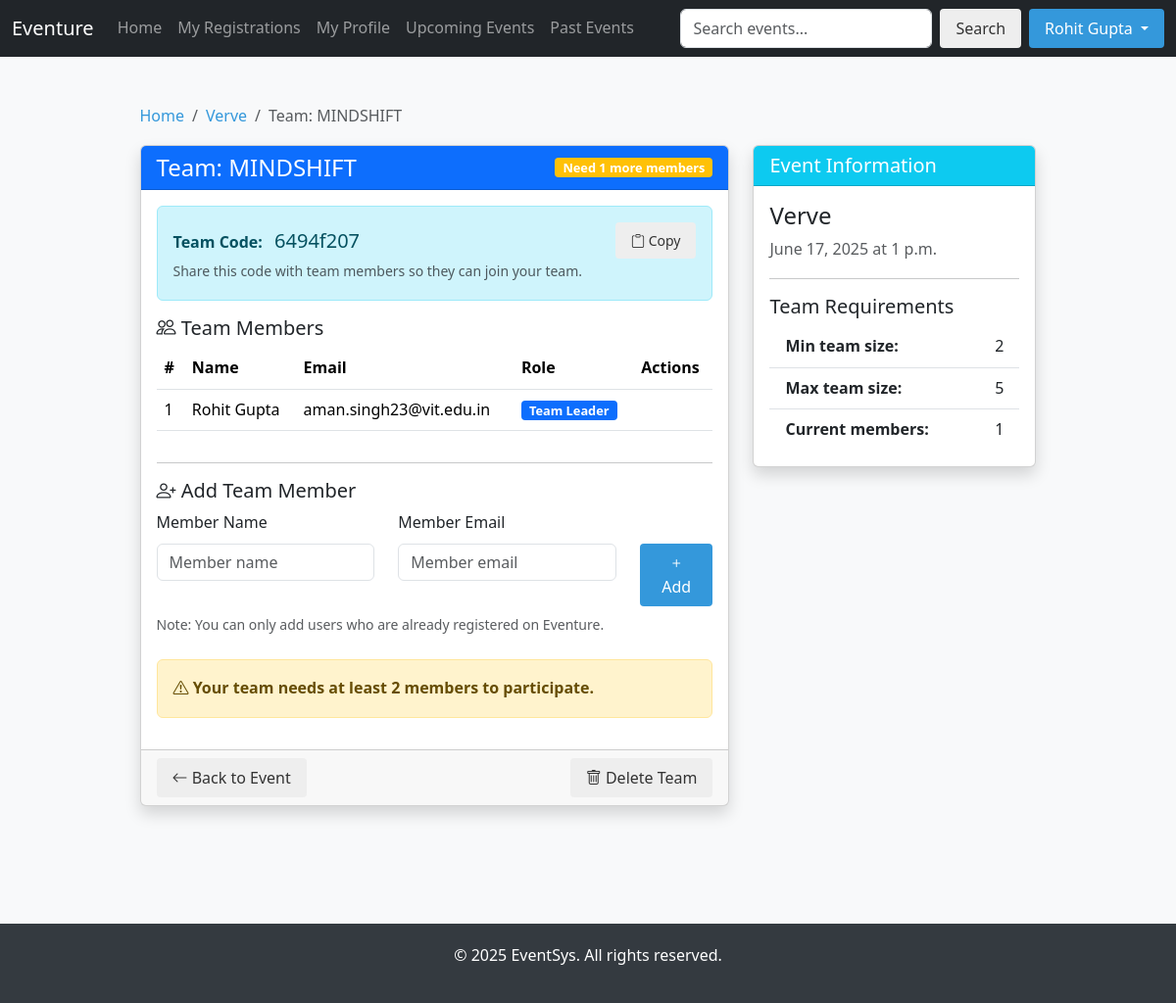
The app's page /team/5/ (signed in) with its own data.
### events/models.py (models this page shows, shortened)
class Event(models.Model):
    TECHNICAL = 'TECH'
    CULTURAL = 'CULT'
    SPORTS = 'SPORTS'
    ACADEMIC = 'ACAD'
    OTHER = 'OTHER'
    DOMAIN_CHOICES = [
        (TECHNICAL, 'Technical'),
        (CULTURAL, 'Cultural'),
        (SPORTS, 'Sports'),
        (ACADEMIC, 'Academic'),
        (OTHER, 'Other')
    ]
    SOLO = 'SOLO'
    TEAM = 'TEAM'
    BOTH = 'BOTH'
    PARTICIPATION_TYPE_CHOICES = [
        (SOLO, 'Solo Participant'),
        (TEAM, 'Team Participation'),
        (BOTH, 'Both Solo & Team')
    ]
    title = models.CharField(max_length=200)
    description = models.TextField()
    domain = models.CharField(max_length=10, choices=DOMAIN_CHOICES, default=OTHER)
    participation_type = models.CharField(max_length=5, choices=PARTICIPATION_TYPE_CHOICES, default=SOLO)
    venue = models.CharField(max_length=200)
    date = models.DateField()
    time = models.TimeField()
    is_active = models.BooleanField(default=True)
    min_team_size = models.IntegerField(default=1, validators=[MinValueValidator(1)])
    max_team_size = models.IntegerField(default=1, validators=[MinValueValidator(1), MaxValueValidator(20)])
    image = models.ImageField(upload_to='event_images/', null=True, blank=True,
                              help_text="Upload an image for the event (optional)")

class Team(models.Model):
    name = models.CharField(max_length=100)
    event = models.ForeignKey(Event, on_delete=models.CASCADE)
    leader = models.ForeignKey(User, on_delete=models.CASCADE, related_name='team_leader')
    created_at = models.DateTimeField(auto_now_add=True)
    team_code = models.CharField(max_length=8, unique=True, blank=True)
    @property
    def member_count(self):
        return self.teammember_set.count()
    @property
    def is_full(self):
        return self.member_count >= self.event.max_team_size
    @property
    def is_valid(self):
        return self.member_count >= self.event.min_team_size

class TeamMember(models.Model):
    team = models.ForeignKey(Team, on_delete=models.CASCADE)
    name = models.CharField(max_length=100)
    email = models.EmailField()
    user = models.ForeignKey(User, on_delete=models.CASCADE, null=True, blank=True)
    added_at = models.DateTimeField(auto_now_add=True)
    class Meta:
        unique_together = ('team', 'email')

### events/views.py (the view, shortened to what this page needs)
# urls.py: path('team/<int:team_id>/', views.manage_team, name='manage_team'),
@login_required
def manage_team(request, team_id):
    team = get_object_or_404(Team, id=team_id)
    if team.leader != request.user:
        messages.error(request, "You don't have permission to manage this team.")
        return redirect('event_detail', event_id=team.event.id)
    if 'finalize_team' in request.POST:
        if not team.is_valid:
            messages.error(request, f"Your team needs at least {team.event.min_team_size} members to participate.")
        else:
            messages.success(request, f"Team '{team.name}' has been finalized for the event!")
            return redirect('event_detail', event_id=team.event.id)
    else:
        form = TeamMemberForm()
    members = TeamMember.objects.filter(team=team).order_by('added_at')
    meets_min_size = team.member_count >= team.event.min_team_size
    return render(request, 'events/manage_team.html', {
        'team': team,
        'members': members,
        'form': form,
        'event': team.event,
        'meets_min_size': meets_min_size,
        'team_code': team.team_code
    })

### events/templates/events/manage_team.html (shortened to what this page needs)
{% extends 'events/base.html' %}
{% block content %}
<div class="container py-4">
    <nav aria-label="breadcrumb">
        <ol class="breadcrumb">
            <li class="breadcrumb-item"><a href="{% url 'home' %}">Home</a></li>
            <li class="breadcrumb-item"><a href="{% url 'event_detail' event.id %}">{{ event.title }}</a></li>
            <li class="breadcrumb-item active">Team: {{ team.name }}</li>
        </ol>
    </nav>
    <div class="row">
        <div class="col-md-8">
            <div class="card shadow mb-4">
                <div class="card-header bg-primary text-white d-flex justify-content-between align-items-center">
                    <h2 class="h4 mb-0">Team: {{ team.name }}</h2>
                    {% if not team.is_valid %}
                        <span class="badge bg-warning">Need {{ event.min_team_size|add:"-1" }} more members</span>
                    {% elif team.is_full %}
                        <span class="badge bg-success">Team Full</span>
                    {% else %}
                        <span class="badge bg-info">{{ team.member_count }} of {{ event.max_team_size }} members</span>
                    {% endif %}
                </div>
                <div class="card-body">
                    <div class="alert alert-info mb-3">
                        <div class="d-flex justify-content-between align-items-center">
                            <div>
                                <strong>Team Code:</strong> <span class="ms-2 fs-5">{{ team_code }}</span>
                            </div>
                            <button class="btn btn-sm btn-outline-primary" onclick="copyToClipboard('{{ team_code }}')">
                                <i class="bi bi-clipboard"></i> Copy
                            </button>
                        </div>
                        <small class="text-muted">Share this code with team members so they can join your team.</small>
                    </div>
                    <h5 class="card-title"><i class="bi bi-people"></i> Team Members</h5>
                    {% if members %}
                        <div class="table-responsive">
                            <table class="table table-hover">
                                <thead>
                                    <tr>
                                        <th>#</th>
                                        <th>Name</th>
                                        <th>Email</th>
                                        <th>Role</th>
                                        <th>Actions</th>
                                    </tr>
                                </thead>
                                <tbody>
                                    {% for member in members %}
                                        <tr>
                                            <td>{{ forloop.counter }}</td>
                                            <td>{{ member.name }}</td>
                                            <td>{{ member.email }}</td>
                                            <td>
                                                {% if member.user == team.leader %}
                                                    <span class="badge bg-primary">Team Leader</span>
                                                {% else %}
                                                    <span class="badge bg-secondary">Member</span>
                                                {% endif %}
                                            </td>
                                            <td>
                                            </td>
                                        </tr>
                                    {% endfor %}
                                </tbody>
                            </table>
                        </div>
                    {% else %}
                        <div class="alert alert-warning">
                            <i class="bi bi-exclamation-triangle"></i> No team members yet.
                        </div>
                    {% endif %}
                    <hr />
                    {% if not team.is_full %}
                        <h5 class="card-title"><i class="bi bi-person-plus"></i> Add Team Member</h5>
                        <form method="post">
                            <div class="row">
                                <div class="col-md-5">
                                    <div class="mb-2">
                                        <label for="{{ form.name.id_for_label }}" class="form-label">Member Name</label>
                                        {{ form.name }}
                                    </div>
                                </div>
                                <div class="col-md-5">
                                    <div class="mb-2">
                                        <label for="{{ form.email.id_for_label }}" class="form-label">Member Email</label>
                                        {{ form.email }}
                                    </div>
                                </div>
                                <div class="col-md-2">
                                    <div class="d-grid">
                                        <label class="form-label">&nbsp;</label>
                                        <button type="submit" name="add_member" class="btn btn-primary">
                                            <i class="bi bi-plus"></i> Add
                                        </button>
                                    </div>
                                </div>
                            </div>
                            <div class="small text-muted mt-2">Note: You can only add users who are already registered on Eventure.</div>
                        </form>
                    {% endif %}
                    {% if meets_min_size %}
                    <div class="alert alert-success mt-4">
                        <form method="post" class="d-flex justify-content-between align-items-center">
                            {% csrf_token %}
                            <div>
                                <strong><i class="bi bi-check-circle"></i> Your team meets the minimum size requirement!</strong>
                            </div>
                            <button type="submit" name="finalize_team" class="btn btn-success">
                                <i class="bi bi-check2-all"></i> Finalize Team
                            </button>
                        </form>
                    </div>
                    {% else %}
                    <div class="alert alert-warning mt-4">
                        <strong><i class="bi bi-exclamation-triangle"></i> Your team needs at least {{ event.min_team_size }} members to participate.</strong>
                    </div>
                    {% endif %}
                </div>
                <div class="card-footer d-flex justify-content-between align-items-center">
                    <a href="{% url 'event_detail' event.id %}" class="btn btn-outline-secondary">
                        <i class="bi bi-arrow-left"></i> Back to Event
                    </a>
                    <a href="{% url 'delete_team' team.id %}"
                       class="btn btn-outline-danger"
                       onclick="return confirm('Are you sure you want to delete this team? This will remove all team members and your event registration.')">
                        <i class="bi bi-trash"></i> Delete Team
                    </a>
                </div>
            </div>
        </div>
        <div class="col-md-4">
            <div class="card shadow">
                <div class="card-header bg-info text-white">
                    <h3 class="h5 mb-0">Event Information</h3>
                </div>
                <div class="card-body">
                    <h4>{{ event.title }}</h4>
                    <p class="text-muted">{{ event.date }} at {{ event.time }}</p>
                    <hr>
                    <h5>Team Requirements</h5>
                    <ul class="list-group list-group-flush">
                        <li class="list-group-item d-flex justify-content-between">
                            <strong>Min team size:</strong>
                            <span>{{ event.min_team_size }}</span>
                        </li>
                        <li class="list-group-item d-flex justify-content-between">
                            <strong>Max team size:</strong>
                            <span>{{ event.max_team_size }}</span>
                        </li>
                        <li class="list-group-item d-flex justify-content-between">
                            <strong>Current members:</strong>
                            <span>{{ team.member_count }}</span>
                        </li>
                    </ul>
                </div>
            </div>
        </div>
    </div>
</div>
{% endblock %}

### events/templates/events/base.html (shortened to what this page needs)
<!DOCTYPE html>
<html lang="en">
<head>
    {% load static %}
    <link href="https://cdn.jsdelivr.net/npm/bootstrap@5.3.3/dist/css/bootstrap.min.css" rel="stylesheet">
    <link href="https://cdn.jsdelivr.net/npm/bootstrap-icons@1.11.3/font/bootstrap-icons.min.css" rel="stylesheet">
    <link rel="stylesheet" href="{% static 'events/css/style.css' %}">
</head>
<body>
    <nav class="navbar navbar-expand-lg navbar-dark bg-dark sticky-top">
        <div class="container-fluid">            <a class="navbar-brand" href="{% url 'home' %}">Eventure</a>
            <div class="collapse navbar-collapse" id="navbarNav">                <ul class="navbar-nav me-auto">
                    <li class="nav-item"><a class="nav-link" href="{% url 'home' %}">Home</a></li>
                                        {% if user.is_authenticated and not user.is_staff %}
                        <li class="nav-item"><a class="nav-link" href="{% url 'my_registrations' %}">My Registrations</a></li>
                        <li class="nav-item">
                            <a class="nav-link" href="{% url 'student_profile' %}">
                                My Profile
                            </a>
                        </li>
                    {% endif %}
                    <li class="nav-item"><a class="nav-link" href="#events">Upcoming Events</a></li>
                    <li class="nav-item"><a class="nav-link" href="#history">Past Events</a></li>
                </ul>
                <div class="d-flex">
                    <form action="{% url 'search_events' %}" method="get" class="d-flex me-2">
                        <input class="form-control me-2" type="search" name="q" placeholder="Search events..." aria-label="Search">
                        <button class="btn btn-outline-light" type="submit">Search</button>
                    </form>
                    {% if user.is_authenticated %}
                        <div class="dropdown">
                            <button class="btn btn-primary dropdown-toggle" type="button" data-bs-toggle="dropdown">
                                {% if user.is_staff %}Admin{% else %}{{ user.get_full_name|default:user.username }}{% endif %}
                            </button>
                        </div>                    {% else %}
                        <div class="d-flex gap-2">
                            <a href="{% url 'signup' %}" class="btn btn-outline-primary">Sign Up</a>
                            <a href="{% url 'login' %}" class="btn btn-primary">Login</a>
                        </div>
                    {% endif %}
                </div>
            </div>
        </div>
    </nav>
    {% block hero %}{% endblock %}    <main class="container py-4">
        {% block content %}{% endblock %}
    </main>
    <footer>
        <div class="container">
            <p>&copy; 2025 EventSys. All rights reserved.</p>
        </div>
    </footer>
</body>
</html>

### records on screen
Event: title "Verve", min_team_size|add "1", min_team_size "2", date "June 17, 2025", time "1 p.m.", max_team_size "5"
Team: name "MINDSHIFT", team_code "6494f207", member_count "1"
TeamMember: name "Rohit Gupta", email "aman.singh23@vit.edu.in", shows "Team Leader"

### other values on screen
{{ user.get_full_name|default:user.username }} "Rohit Gupta"
